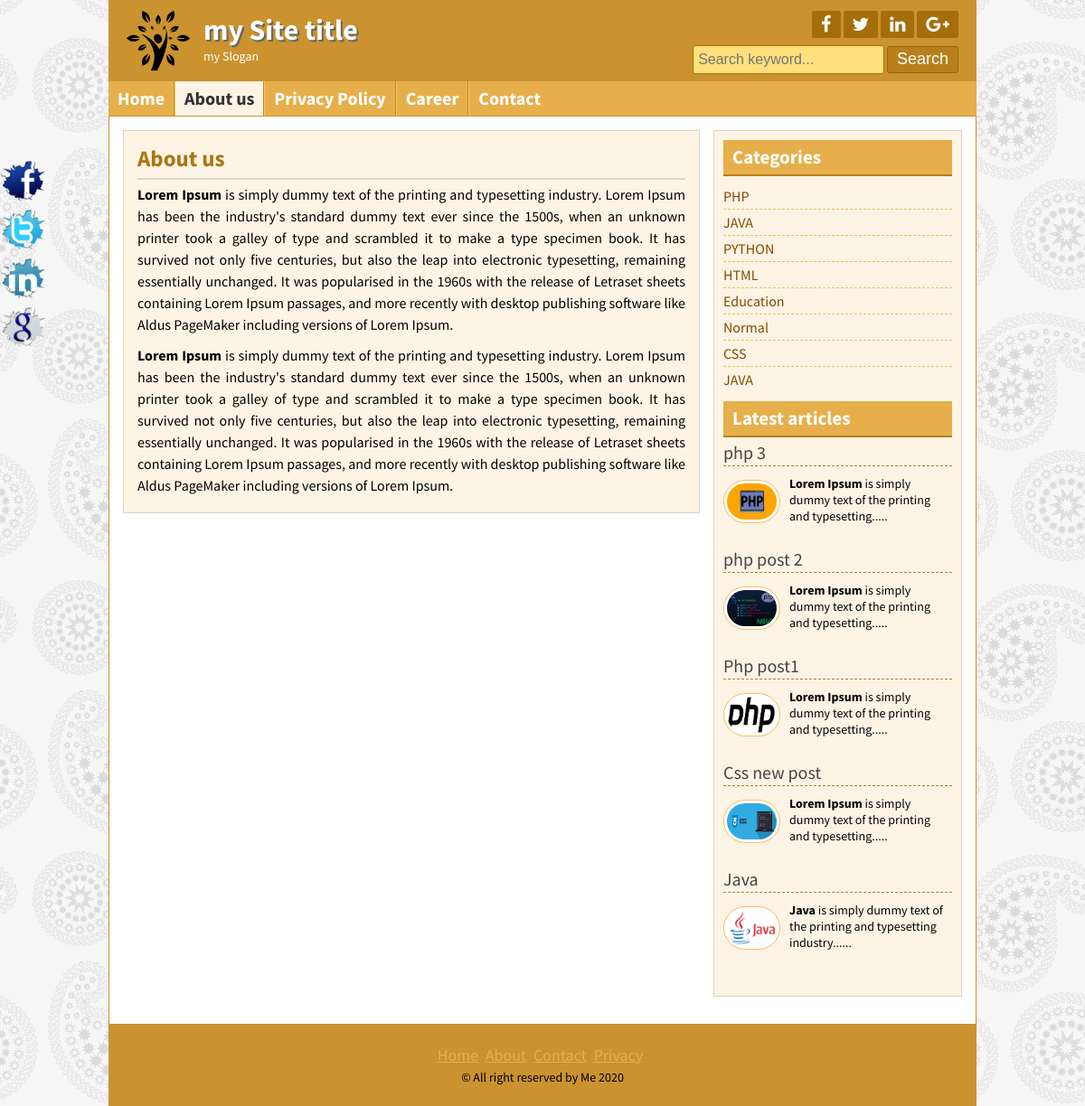
The app's page /page.php?page=3 with its own data.
### tables this page shows
CREATE TABLE `title_slogan` (
  `id` int(11) NOT NULL,
  `title` varchar(255) NOT NULL,
  `slogan` varchar(255) NOT NULL,
  `logo` varchar(255) NOT NULL
);

CREATE TABLE `social` (
  `id` int(11) NOT NULL,
  `fb` varchar(255) NOT NULL,
  `tw` varchar(255) NOT NULL,
  `ln` varchar(255) NOT NULL,
  `gp` varchar(255) NOT NULL
);

CREATE TABLE `pages` (
  `id` int(11) NOT NULL,
  `page_name` varchar(255) NOT NULL,
  `content` text NOT NULL
);

CREATE TABLE `category` (
  `id` int(11) NOT NULL,
  `c_name` varchar(50) NOT NULL
);

CREATE TABLE `post` (
  `id` int(11) NOT NULL,
  `cat` int(11) NOT NULL,
  `title` varchar(255) NOT NULL,
  `body` text NOT NULL,
  `image` varchar(255) NOT NULL,
  `author` varchar(50) NOT NULL,
  `tags` varchar(255) NOT NULL,
  `date` timestamp NOT NULL DEFAULT current_timestamp(),
  `userid` int(11) NOT NULL
);

CREATE TABLE `copyright` (
  `id` int(11) NOT NULL,
  `text` varchar(255) NOT NULL
);

### lib/Database.php (called while the page is built, shortened)
<?php
Class Database{
	public $host   = DB_HOST;
	public $user   = DB_USER;
	public $pass   = DB_PASS;
	public $dbname = DB_NAME;
	public $link;
	private function connectDB(){
	$this->link = new mysqli($this->host, $this->user, $this->pass, $this->dbname);
 }
	public function select($query){
		$result = $this->link->query($query) or die($this->link->error.__LINE__);
		if($result->num_rows > 0){
			return $result;
		} else {
			return false;
		}
	}
}

### helpers/Format.php (called while the page is built, shortened)
<?php
class Format
{
	public function textShorten($text, $limit = 400)
	{
		$text = $text. " ";
		$text = substr($text, 0, $limit);
		$text = substr($text, 0, strrpos($text, " "));
		$text = $text. ".....";
		return $text;
	}
}
?>

### page.php (the view)
<?php include 'inc/header.php';?>
<?php
if (!isset($_GET['page']) || $_GET['page'] == null) {
  header("Location: 404.php");
}else{
  $pageid = $_GET['page'];
}
?>
	<?php
      	$query = "SELECT * FROM pages WHERE id = '$pageid'";
                    $getpage = $db->select($query);
                    if ($getpage) {
                        while ($pageresult = $getpage->fetch_assoc()) { ?>
	<div class="contentsection contemplete clear">
		<div class="maincontent clear">
			<div class="about">
				<h2><?php echo $pageresult['page_name']; ?></h2>
				<?php echo $pageresult['content']; ?>
	</div>
		</div>
	<?php } }else{ header('Location: 404.php');}?>
		<?php include 'inc/sidebar.php';?>
	</div>
	<?php include 'inc/footer.php';?>

### inc/header.php (shortened to what this page needs)
<?php
include 'lib/Database.php';
include 'helpers/Format.php';
?>
<?php
$db = new Database();
$fm = new Format();
?>
<!DOCTYPE html>
<html>
<head>
	<?php include 'scripts/css.php'; ?>
</head>
<body>
	<div class="headersection templete clear">
		<a href="index.php">
			<div class="logo">
				<?php
				$query = "SELECT * FROM title_slogan WHERE id = '1' ";
				$selectLogo = $db->select($query);
				if ($selectLogo) {
					while ( $result = $selectLogo->fetch_assoc()) {?>
						<img src="admin/<?php echo $result['logo']; ?>" alt="Logo"/>
						<h2><?php echo $result['title']; ?></h2>
						<p><?php echo $result['slogan']; ?></p>
					<?php } } ?>
				</div>
			</a>
			<div class="social clear">
				<div class="icon clear">
					<?php
					$query = "SELECT * FROM social WHERE id = '1' ";
					$socialData = $db->select($query);
					if ($socialData) {
						while ($result = $socialData->fetch_assoc()) {?>
							<a href="<?php echo $result['fb']; ?>" target="_blank"><i class="fa fa-facebook"></i></a>
							<a href="<?php echo $result['tw']; ?>" target="_blank"><i class="fa fa-twitter"></i></a>
							<a href="<?php echo $result['ln']; ?>" target="_blank"><i class="fa fa-linkedin"></i></a>
							<a href="<?php echo $result['gp']; ?>" target="_blank"><i class="fa fa-google-plus"></i></a>
						<?php }}?>
					</div>
					<div class="searchbtn clear">
						<form action="search.php" method="GET">
							<input type="text" name="search" placeholder="Search keyword..."/>
							<input type="submit" name="submit" value="Search"/>
						</form>
					</div>
				</div>
			</div>
			<div class="navsection templete">
				<?php
				$path = $_SERVER['SCRIPT_FILENAME'];
				$currentpage = basename($path, '.php');
				?>
				<ul>
					<li><a <?php
					if ($currentpage == 'index') {
						echo "id = 'active'" ;
					}
					?>href="index.php">Home</a></li>
					<?php $query = "SELECT * FROM pages";
					$pages = $db->select($query);
					if ($pages) {
						while ($result = $pages->fetch_assoc()) { ?>
							<li><a
								<?php
								if (isset($_GET['page']) && $_GET['page'] == $result['id']) {
									echo "id = 'active'" ;
								} ?>
								href="page.php?page=<?php echo $result['id']; ?>"><?php echo $result['page_name']; ?></a></li>
							<?php }}?>
							<li><a
								<?php
								if ($currentpage == 'contact_us') {
									echo "id = 'active'" ;
								} ?>href="contact_us.php">Contact</a></li>
							</ul>
						</div>

### inc/sidebar.php
<div class="sidebar clear">
	<div class="samesidebar clear">
		<h2>Categories</h2>
		<ul>
			<?php
			$query = "SELECT *FROM category";
			$category = $db->select($query);
			if ($category) {
				while ( $result = $category->fetch_assoc()) { ?>
					<li><a href="posts.php?category=<?php echo $result['id'];?>"><?php echo $result['c_name'];?></a></li>
				<?php } } else { ?>
					<li>No category Created! </li>
				<?php }?>
			</ul>
		</div>
		<div class="samesidebar clear">
			<h2>Latest articles</h2>
			<?php
				$query = "SELECT * FROM post ORDER BY id DESC LIMIT 5";
				$post = $db->select($query);
				if ($post) {
			while ( $result = $post->fetch_assoc()) { ?>
			<div class="popular clear">
				<h3><a href="post.php?id=<?php echo $result['id'];?>"><?php echo $result['title'];?></a></h3>
				<a href="post.php?id=<?php echo $result['id'];?>"><img src="admin/<?php echo $result['image'];?>" alt="post image"/></a>
				<p><?php echo $fm->textshorten($result['body'], 100);?></p>
			</div>
          <?php } } else{ header("Location: 404.php");} ?>
		</div>
	</div>

### inc/footer.php (shortened to what this page needs)
<div class="footersection templete clear">
	  <div class="footermenu clear">
		<ul>
			<li><a href="index.php">Home</a></li>
			<li><a href="about.php">About</a></li>
			<li><a href="contact.php">Contact</a></li>
			<li><a href="#">Privacy</a></li>
		</ul>
	  </div>
		<?php
              $query = "SELECT * FROM copyright WHERE id = '1' ";
                    $copyright = $db->select($query);
                    if ($copyright) {
                        while ($result = $copyright->fetch_assoc()) {?>
	  <p>&copy; <?php echo $result['text']; ?> <?php echo date('Y'); ?> </p>
	<?php }}?>
	</div>
	<div class="fixedicon clear">
		<?php
                    $query = "SELECT * FROM social WHERE id = '1' ";
                    $socialData = $db->select($query);
                    if ($socialData) {
                        while ($result = $socialData->fetch_assoc()) {?>
		<a href="<?php echo $result['fb']; ?>"><img src="images/fb.png" alt="Facebook"/></a>
		<a href="<?php echo $result['tw']; ?>"><img src="images/tw.png" alt="Twitter"/></a>
		<a href="<?php echo $result['ln']; ?>"><img src="images/in.png" alt="LinkedIn"/></a>
		<a href="<?php echo $result['gp']; ?>"><img src="images/gl.png" alt="GooglePlus"/></a>
	<?php }}?>
	</div>
</body>
</html>

### style.css (style rules this page uses)
* { margin:0;padding:0;outline:0 }
body { font-family: 'Source Sans Pro', sans-serif;font-size:14px;line-height:18px;color:#000;background:url(images/bg.png)repeat fixed 0 0 #fff; }
.templete { width:960px;margin:0 auto; }
.contemplete { margin: 0 auto; width: 928px; }
.clear { overflow:hidden; }
input[type="text"], input[type="email"] { border: 1px solid #cfc5b6; border-radius: 3px; margin-bottom: 5px; padding: 5px; width: 300px; }
input[type="submit"] { background: #b7801c none repeat scroll 0 0; border: 1px solid #e6af4b; color: #fff; cursor: pointer; font-size: 20px; padding: 1px 10px; }
.headersection { background: #ca932f none repeat scroll 0 0; color: #fff; }
.logo { float: left; width: 580px; }
.logo img { float: left; margin-right: 15px; padding-bottom: 10px; padding-left: 20px; padding-top: 10px; width: 70px; }
.logo h2 { color: #fff; font-size: 32px; margin-bottom: 11px; margin-top: 24px; text-shadow: 2px 2px 0 #666; }
.logo p { color:#fff; }
.social { float: right; margin-right: 20px; margin-top: 12px; text-align: right; width: 360px; }
.icon { float: right; }
.icon a { background: #a56e0a none repeat scroll 0 0; border-radius: 2px; color: #fff; display: block; float: left; font-size: 20px; margin-left: 3px; padding: 5px 10px; }
.searchbtn { float: right; margin-top: 8px; }
.searchbtn input[type="text"] { border: 1px solid #A56E0A; width: 200px; background: #FFE07C; font-size: 16px; height: 20px; }
.searchbtn input[type="submit"] { border: 1px solid #9d6602; border-radius: 3px; font-size: 18px; height: 30px; padding-left: 10px; padding-right: 10px; padding-top: 0; cursor: pointer; }
.navsection { background: none repeat scroll 0 0 #e6af4b; min-height: 38px; }
.navsection ul { margin:0;padding:0;list-style:none; }
.navsection ul li { border-left: 1px solid #fdc662; border-right: 1px solid #c18a26; display: block; float: left; position:relative; }
.navsection ul li:first-child { border-left: 0px solid #fdc662; }
.navsection ul li:last-child { border-right: 0px solid #c18a26; }
.navsection ul li a { color: #fff; display: block; font-size: 20px; font-weight: bold; padding: 10px; text-decoration: none; }
.navsection ul li a:hover, #active { background:#FEF4E5;color:#333; }
.contentsection { background: #ffffff none repeat scroll 0 0; border: 1px solid #ca932f; padding: 15px; }
.maincontent { background: #fef4e5 none repeat scroll 0 0; border: 1px solid #ded4c5; float: left; margin: 0 15px 15px 0; padding: 8px 15px; width: 606px; }
.about { font-size: 16px; line-height: 24px; text-align: justify; }
.about p { font-size: 16px; line-height: 24px; margin-bottom: 10px; text-align: justify; }
.samepost h2, .about h2 { border-bottom: 2px solid #e0d6c7; color: #ac7511; font-size: 25px; margin-bottom: 4px; padding: 10px 10px 10px 0; }
.sidebar { background: #fef4e5 none repeat scroll 0 0; border: 1px solid #ded4c5; float: right; margin-bottom: 15px; margin-top: 0; padding: 10px; width: 253px; }
.samesidebar { margin-bottom: 10px; }
.samesidebar h2 { background: #e6af4b none repeat scroll 0 0; border-bottom: 2px solid #b7801c; color: #333; margin-bottom: 8px; padding: 10px; }
.samesidebar ul { padding:0;margin:0;list-style:none; }
.samesidebar ul li { border-bottom: 1px dashed #e9c05c; font-size: 16px; padding: 5px 8px 5px 0; }
.samesidebar ul li:last-child { border-bottom: 0px dashed #e9c05c; }
.samesidebar ul li a { color: #814a00; text-decoration: none; }
.samesidebar p { margin-bottom: 10px; }
.popular { margin-bottom: 20px; }
.popular h3 { border-bottom: 1px dashed #b7801c; font-size: 20px; font-weight: normal; margin-bottom: 10px; padding-bottom: 5px; }
.popular h3 a { text-decoration:none;color:#444 }
.popular img { background: #fff none repeat scroll 0 0; border: 1px solid #f6bf5b; border-radius: 30px; float: left; height: 40px; margin-right: 10px; margin-top: 5px; padding: 3px; width: 55px; }
.footersection { height:90px;background:#B7801C;text-align:center }
.footermenu { margin-top: 25px; margin-bottom: 5px; }
.footermenu ul { padding:0;margin:0;list-style:none;text-align:center; }
.footermenu ul li { display:inline-block; }
.footermenu ul li a { color: #E6AF4B; font-size: 18px; margin-right: 5px; }
.fixedicon { left: 0; position: fixed; top: 175px; width: 60px; }
.fixedicon img { width: 50px; }

### records on screen
title_slogan: logo (picture), title "my Site title", slogan "my Slogan"
pages: page_name "About us", content "Lorem Ipsum is simply dummy text of the printing and typesetting industry. Lorem Ipsum has been the industry's standard dummy text ever since the 1500s, when an unknown printer took a galley of type and scrambled it to make a type specimen book. It has survived not only five centuries, but also the leap into electronic typesetting, remaining essentially unchanged. It was popularised in the 1960s with the release of Letraset sheets containing Lorem Ipsum passages, and more recently with desktop publishing software like Aldus PageMaker including versions of Lorem Ipsum. Lorem Ipsum is simply dummy text of the printing and typesetting industry. Lorem Ipsum has been the industry's standard…"
pages: page_name "Privacy Policy"
pages: page_name "Career"
category: c_name "PHP"
category: c_name "JAVA"
category: c_name "PYTHON"
category: c_name "HTML"
category: c_name "Education"
category: c_name "Normal"
category: c_name "CSS"
category: c_name "JAVA"
post: title "php 3", image (picture), body "Lorem Ipsum is simply dummy text of the printing and typesetting....."
post: title "php post 2", image (picture), body "Lorem Ipsum is simply dummy text of the printing and typesetting....."
post: title "Php post1", image (picture), body "Lorem Ipsum is simply dummy text of the printing and typesetting....."
post: title "Css new post", image (picture), body "Lorem Ipsum is simply dummy text of the printing and typesetting....."
post: title "Java", image (picture), body "Java is simply dummy text of the printing and typesetting industry......"
copyright: text "All right reserved by Me"
